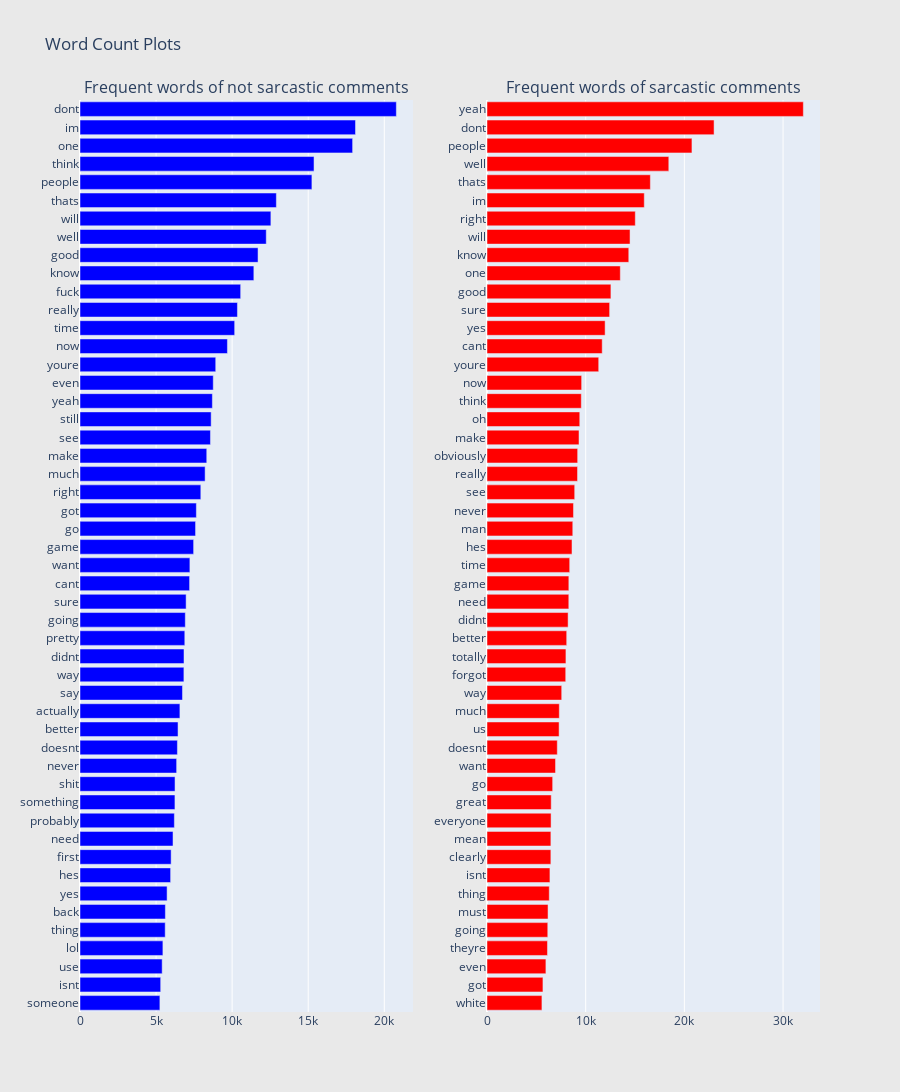

Notebook code for this chart:
### Code cell
from collections import defaultdict
from plotly import tools

train1_df = df[df["label"]==1]
train0_df = df[df["label"]==0]

## custom function for ngram generation ##
def generate_ngrams(text, n_gram=1):
    token = [token for token in text.lower().split(" ") if token != "" if token not in STOPWORDS]
    ngrams = zip(*[token[i:] for i in range(n_gram)])
    return [" ".join(ngram) for ngram in ngrams]


## custom function for horizontal bar chart ##
def horizontal_bar_chart(df, color):
    trace = go.Bar(
        y=df["word"].values[::-1],
        x=df["wordcount"].values[::-1],
        showlegend=False,
        orientation = 'h',
        marker=dict(
            color=color,
        ),
    )
    return trace

## Get the bar chart from not sarcastic comment ##
freq_dict = defaultdict(int)
for sent in train0_df["comment"]:
    for word in generate_ngrams(sent):
        freq_dict[word] += 1
fd_sorted = pd.DataFrame(sorted(freq_dict.items(), key=lambda x: x[1])[::-1])
fd_sorted.columns = ["word", "wordcount"]
trace0 = horizontal_bar_chart(fd_sorted.head(50), 'blue')

## Get the bar chart from sarcastic comment ##
freq_dict = defaultdict(int)
for sent in train1_df["comment"]:
    for word in generate_ngrams(sent):
        freq_dict[word] += 1
fd_sorted = pd.DataFrame(sorted(freq_dict.items(), key=lambda x: x[1])[::-1])
fd_sorted.columns = ["word", "wordcount"]
trace1 = horizontal_bar_chart(fd_sorted.head(50), 'red')

# Creating two subplots
fig = tools.make_subplots(rows=1, cols=2, vertical_spacing=0.04,
                          subplot_titles=["Frequent words of not sarcastic comments", 
                                          "Frequent words of sarcastic comments"])
fig.append_trace(trace0, 1, 1)
fig.append_trace(trace1, 1, 2)
fig['layout'].update(height=1200, width=900, paper_bgcolor='rgb(233,233,233)', title="Word Count Plots")
py.iplot(fig, filename='word-plots')

### Figure 1 — Plotly figure (JSON) as saved in the notebook; plotly's stock layout.template omitted (floating-point values rounded to 4 significant figures)
{"data": [{"marker": {"color": "blue"}, "orientation": "h", "showlegend": false, "type": "bar", "x": [5251, 5303, 5401, 5449, 5600, 5612, 5724, 5956, 5990, 6114, 6203, 6240, 6246, 6351, 6403, 6444, 6567, 6735, 6829, 6836, 6888, 6921, 6975, 7203, 7223, 7468, 7595, 7648, 7941, 8223, 8331, 8575, 8620, 8701, 8759, 8921, 9690, 10166, 10349, 10560, 11427, 11702, 12242, 12546, 12906, 15243, 15382, 17918, 18108, 20793], "xaxis": "x", "y": ["someone", "isnt", "use", "lol", "thing", "back", "yes", "hes", "first", "need", "probably", "something", "shit", "never", "doesnt", "better", "actually", "say", "way", "didnt", "pretty", "going", "sure", "cant", "want", "game", "go", "got", "right", "much", "make", "see", "still", "yeah", "even", "youre", "now", "time", "really", "fuck", "know", "good", "well", "will", "thats", "people", "think", "one", "im", "dont"], "yaxis": "y"}, {"marker": {"color": "red"}, "orientation": "h", "showlegend": false, "type": "bar", "x": [5566, 5668, 5968, 6127, 6158, 6185, 6310, 6377, 6471, 6473, 6492, 6506, 6653, 6943, 7123, 7305, 7326, 7570, 7977, 7998, 8076, 8218, 8290, 8294, 8380, 8614, 8692, 8763, 8887, 9173, 9187, 9323, 9400, 9555, 9590, 11320, 11674, 11969, 12426, 12557, 13507, 14367, 14494, 15027, 15937, 16553, 18422, 20768, 23009, 32056], "xaxis": "x2", "y": ["white", "got", "even", "theyre", "going", "must", "thing", "isnt", "clearly", "mean", "everyone", "great", "go", "want", "doesnt", "us", "much", "way", "forgot", "totally", "better", "didnt", "need", "game", "time", "hes", "man", "never", "see", "really", "obviously", "make", "oh", "think", "now", "youre", "cant", "yes", "sure", "good", "one", "know", "will", "right", "im", "thats", "well", "people", "dont", "yeah"], "yaxis": "y2"}], "layout": {"annotations": [{"font": {"size": 16}, "showarrow": false, "text": "Frequent words of not sarcastic comments", "x": 0.225, "xanchor": "center", "xref": "paper", "y": 1, "yanchor": "bottom", "yref": "paper"}, {"font": {"size": 16}, "showarrow": false, "text": "Frequent words of sarcastic comments", "x": 0.775, "xanchor": "center", "xref": "paper", "y": 1, "yanchor": "bottom", "yref": "paper"}], "height": 1200, "paper_bgcolor": "rgb(233,233,233)", "title": {"text": "Word Count Plots"}, "width": 900, "xaxis": {"anchor": "y", "domain": [0, 0.45]}, "xaxis2": {"anchor": "y2", "domain": [0.55, 1]}, "yaxis": {"anchor": "x", "domain": [0, 1]}, "yaxis2": {"anchor": "x2", "domain": [0, 1]}}}
